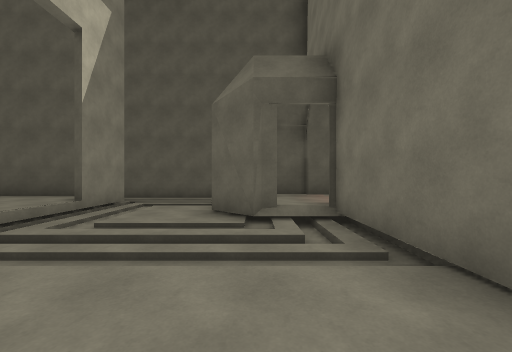
view 1 (above)

24 first-person views from a walk through a Unity game level. The camera is 1.4 m above the floor, looks level and sees 90° across. The floor is counted in squares, 2 m on a side. Each view is taken from the middle of a square. On the plan, view 1 faces up. The plan holds only what a view shows up to about 9 squares ahead; the rest is blank.

view 2
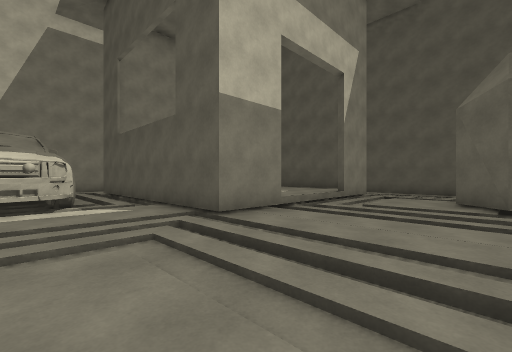

view 3
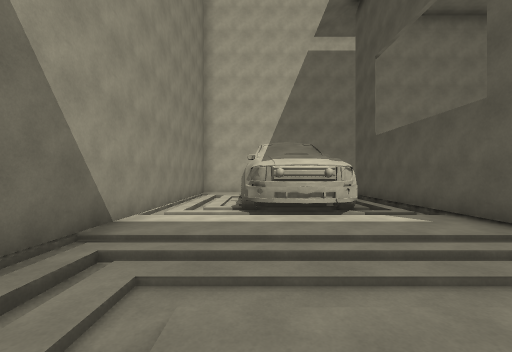

view 4
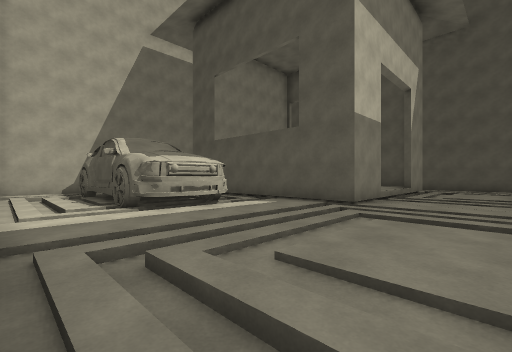

view 5
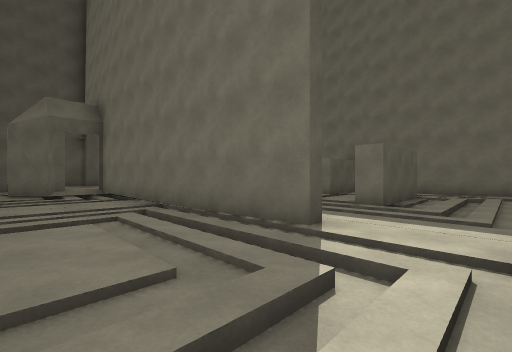

view 6
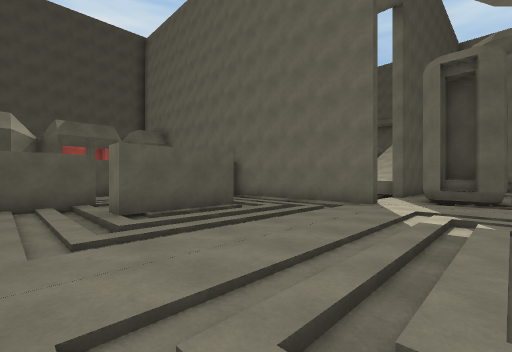

view 7
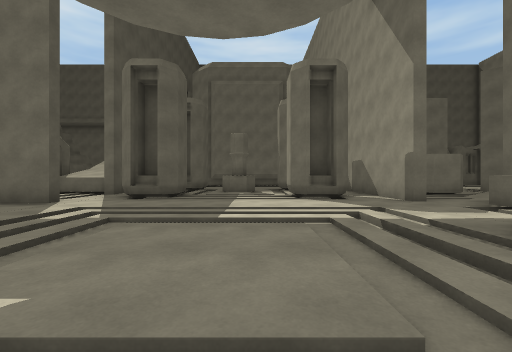

view 8
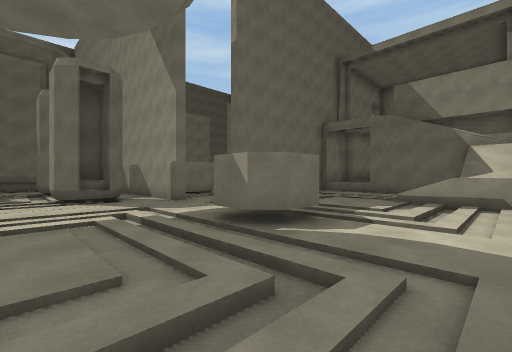

view 9
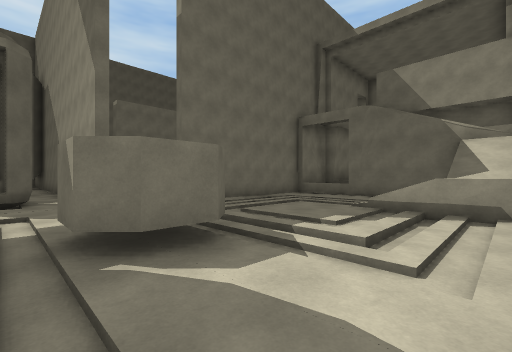

view 10
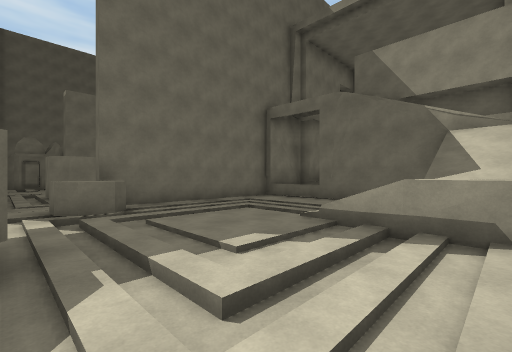

view 11
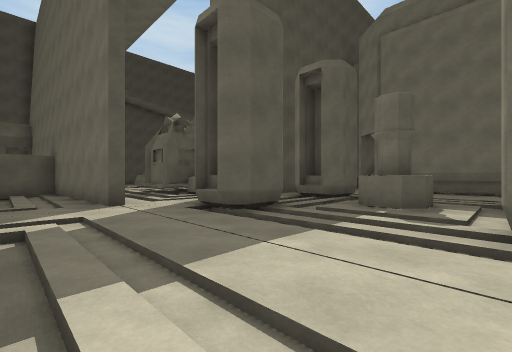

view 12
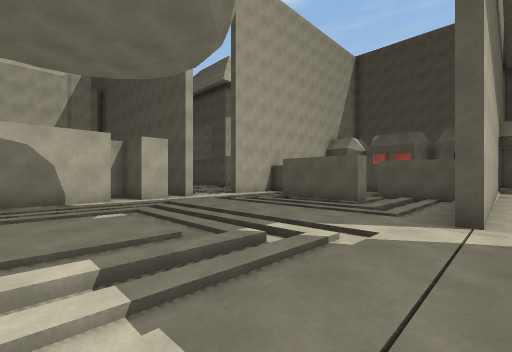

view 13
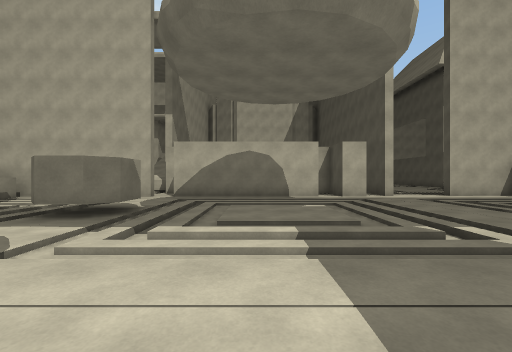

view 14
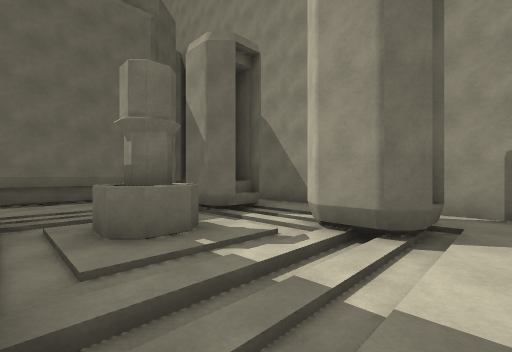

view 15
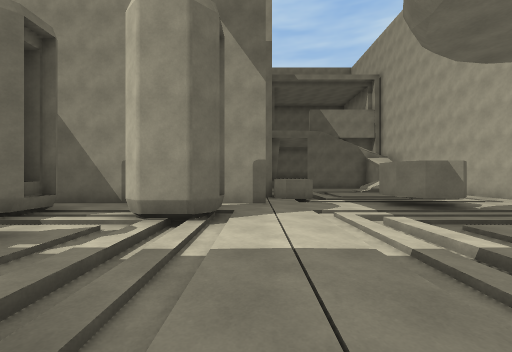

view 16
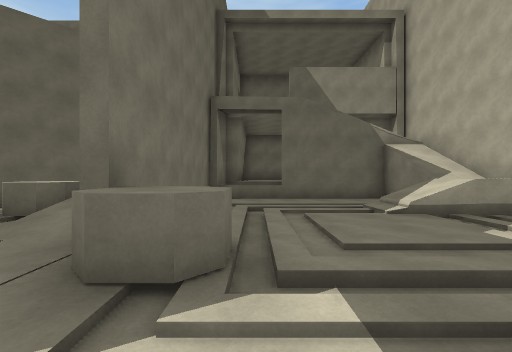

view 17
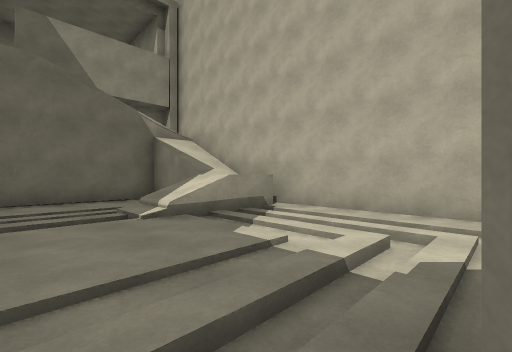

view 18
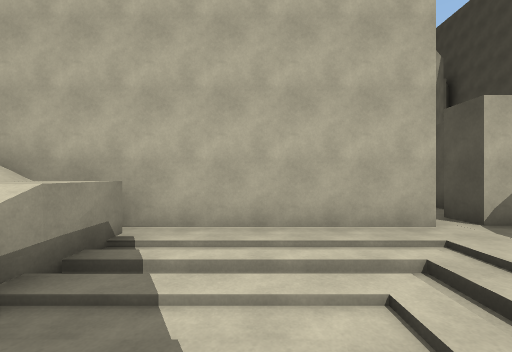

view 19
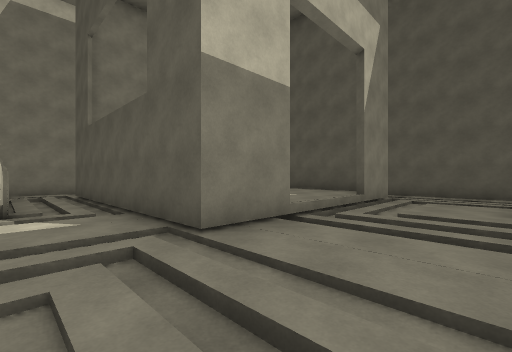

view 20
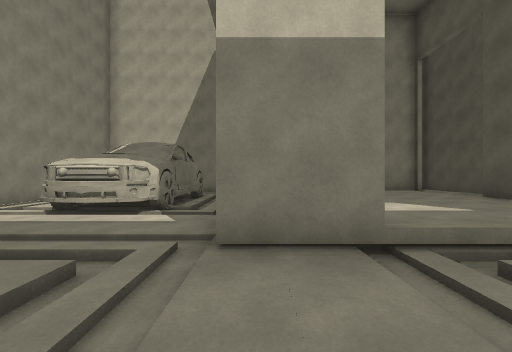

view 21
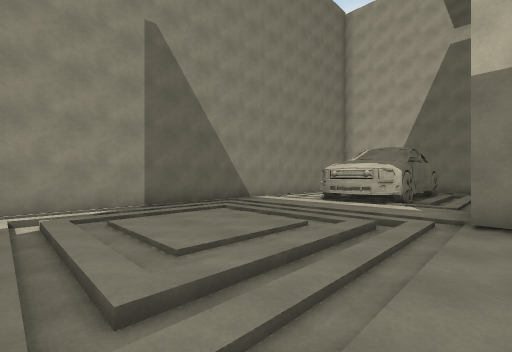

view 22
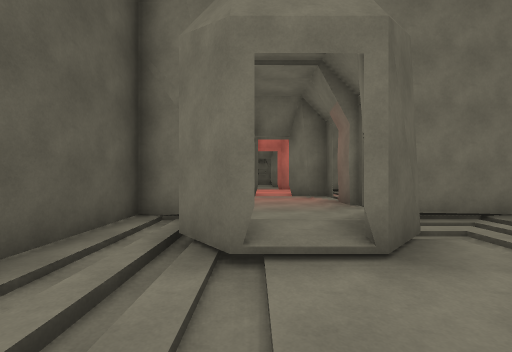

view 23
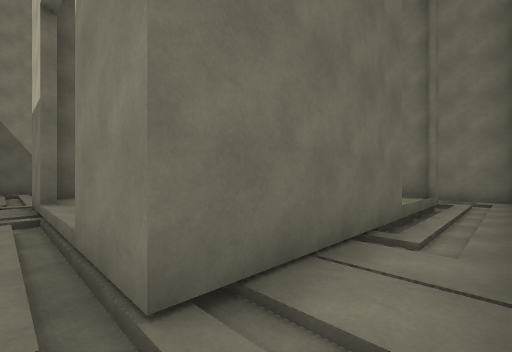

view 24
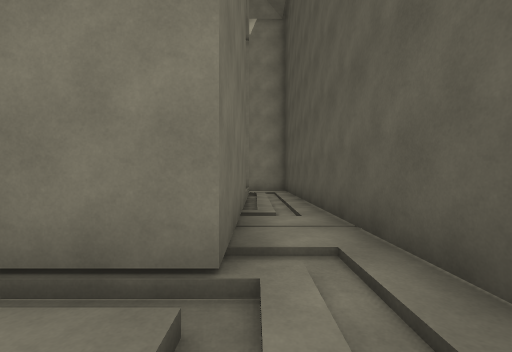

### Floor plan
Key: @ floor where view 1 was taken; # wall or solid block; x gap in a wall; . main floor; : floor 0.25 m higher than the main floor; - floor 0.25 m lower than the main floor; + floor 0.5 m higher than the main floor; * floor 1.25 m higher than the main floor; % floor 6.25 m higher than the main floor; / step, stairs or slope; = window, fence, low wall or low ledge; ^ raised ledge; v drop or lower ground; O other object.
Columns run from 12 left of view 1 to 18 right of it. Each row starts with its distance up from view 1.
  9 ###############
  8 #......#......#
  7 #.O//OOOO---###
  6   O     O../+:::#::
  5   O     O../#::##::
  4   O     :...//##
  3   O     :.....#
  2   O     O-----#  ##  #.
  1 #.OOOOOOO.....#  .   #.
  0 #-....-.-...@.#  .   #.
 -1 #######.-.....###..###.
 -2    ####.-.....#.-...-#..OO
 -3 #######.-.....#.-###-#..OO
 -4 #-....-.-.......-...-#...^
 -5 #------.------..-----#.-=###
 -6   #############.........x...
 -7              ##.-----..##-^#
 -8               #.-...-.......-.#
 -9               #.-...-....^^.-.#
-10               #.-...-....^..-.#
-11               #.-...-..##..#-.#
-12             #.#.-----..##-^#
-13              .....#.........
-14               #.--#--.######
-15               #.-...-^..##..
-16               #.-...-^./#
-17               #.-...-# /#
-18               #/*/..-#  ^
-19               #/#/...#    #
-20               #/v....#   ##
-21               #/#//%%#
-22               #////  #
-23               #####

Where each view was taken, in squares from view 1:
view 1: 0 up, 0 right, facing up
view 2: 2 down, 0 right, facing up-left
view 3: 3 down, 1 left, facing left
view 4: 5 down, 1 left, facing up-left
view 5: 5 down, 1 left, facing up-right
view 6: 8 down, 3 right, facing up-right
view 7: 10 down, 4 right, facing right
view 8: 10 down, 3 right, facing down-right
view 9: 12 down, 3 right, facing down-right
view 10: 14 down, 3 right, facing down-right
view 11: 11 down, 8 right, facing up-right
view 12: 10 down, 10 right, facing up-left
view 13: 10 down, 11 right, facing left
view 14: 8 down, 10 right, facing down-right
view 15: 7 down, 10 right, facing down
view 16: 13 down, 8 right, facing down
view 17: 14 down, 7 right, facing down-left
view 18: 16 down, 6 right, facing left
view 19: 1 down, 1 left, facing up-left
view 20: 1 up, 1 left, facing left
view 21: 1 up, 1 right, facing down-left
view 22: 6 up, 3 left, facing right
view 23: 8 up, 3 left, facing down-left
view 24: 7 up, 2 left, facing left
